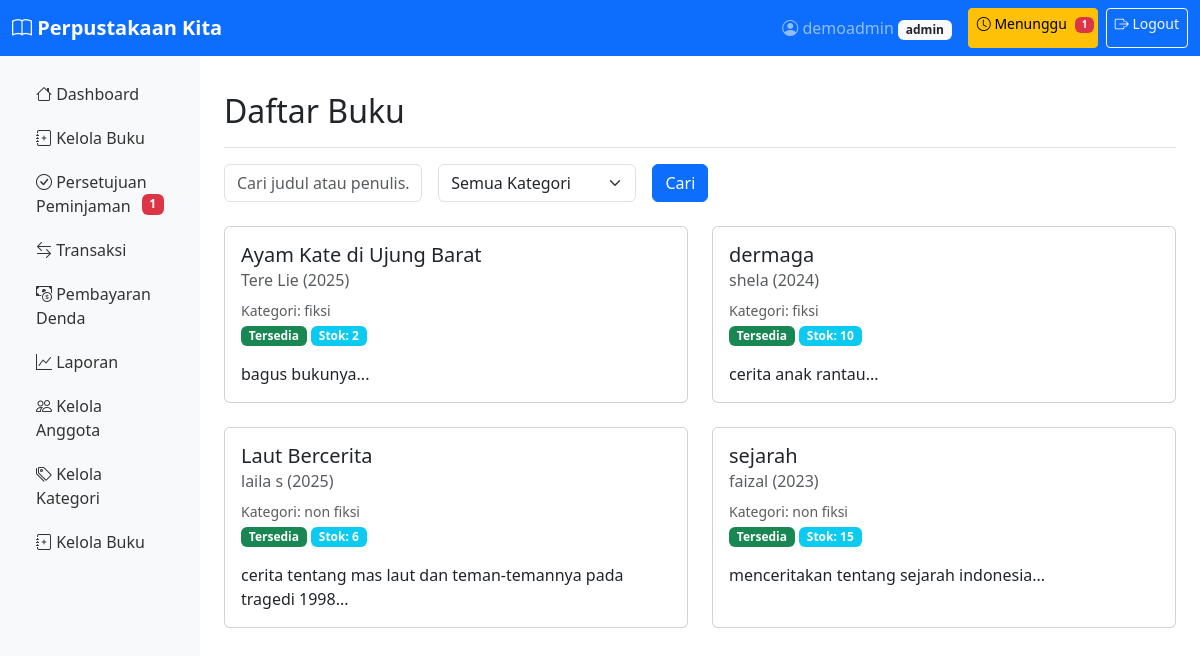
Page /buku.php (signed in) on the committed database.
### tables this page shows
CREATE TABLE IF NOT EXISTS `buku` (
  `id` int NOT NULL AUTO_INCREMENT,
  `judul` varchar(255) NOT NULL,
  `penulis` varchar(100) NOT NULL,
  `tahun_terbit` year DEFAULT NULL,
  `kategori_id` int DEFAULT NULL,
  `isbn` varchar(20) DEFAULT NULL,
  `stok` int DEFAULT '0',
  `deskripsi` text,
  `created_at` timestamp NULL DEFAULT CURRENT_TIMESTAMP,
  `updated_at` timestamp NULL DEFAULT CURRENT_TIMESTAMP ON UPDATE CURRENT_TIMESTAMP,
  PRIMARY KEY (`id`),
  KEY `kategori_id` (`kategori_id`),
  CONSTRAINT `buku_ibfk_1` FOREIGN KEY (`kategori_id`) REFERENCES `kategori` (`id`) ON DELETE SET NULL
);

CREATE TABLE IF NOT EXISTS `kategori` (
  `id` int NOT NULL AUTO_INCREMENT,
  `nama_kategori` varchar(50) NOT NULL,
  `deskripsi` text,
  `created_at` timestamp NULL DEFAULT CURRENT_TIMESTAMP,
  PRIMARY KEY (`id`)
);

### functions.php (called while the page is built, shortened)
<?php
require_once 'config.php';
function isLoggedIn() {
    return isset($_SESSION['user_id']);
}
function isAdmin() {
    return isset($_SESSION['role']) && $_SESSION['role'] === 'admin';
}
function isPustakawan() {
    return isset($_SESSION['role']) && ($_SESSION['role'] === 'pustakawan' || $_SESSION['role'] === 'admin');
}
function getJumlahPeminjamanMenunggu() {
    $sql = "SELECT COUNT(*) as total FROM peminjaman WHERE status_peminjaman = 'menunggu'";
    $result = fetchSingle($sql);
    return $result['total'] ?? 0;
}
?>

### config.php (called while the page is built, shortened)
<?php
$host = 'localhost';
$dbname = 'perpustakaan1';
$username = 'root';
$password = '';
try {
    $conn = mysqli_connect($host, $username, $password, $dbname);
} catch (Exception $e) {
    error_log($e->getMessage());
    die("Database connection error. Please try again later.");
}
function isConnectionOpen() {
    global $conn;
    return $conn && mysqli_ping($conn);
}
function query($sql, $params = []) {
    global $conn;
    if (empty($params)) {
        $result = mysqli_query($conn, $sql);
        return $result;
    }
    $stmt = mysqli_prepare($conn, $sql);
    return mysqli_stmt_get_result($stmt);
}
function fetchSingle($sql, $params = []) {
    $result = query($sql, $params);
    $row = mysqli_fetch_assoc($result);
    return $row;
}
?>

### buku.php (the view, shortened to what this page needs)
<?php
require_once 'config.php';
require_once 'functions.php';
$conn = mysqli_connect($host, $username, $password, $dbname);
$search = isset($_GET['search']) ? sanitize($_GET['search']) : '';
$kategori_id = isset($_GET['kategori_id']) ? (int)$_GET['kategori_id'] : 0;
$page = isset($_GET['page']) ? (int)$_GET['page'] : 1;
$limit = 10;
$offset = ($page - 1) * $limit;
$where = "";
$sql = "SELECT b.*, k.nama_kategori FROM buku b
        LEFT JOIN kategori k ON b.kategori_id = k.id
        $where
        ORDER BY b.judul
        LIMIT $limit OFFSET $offset";
$result = mysqli_query($conn, $sql);
$buku = [];
if ($result) {
    $buku = mysqli_fetch_all($result, MYSQLI_ASSOC);
}
?>
<?php include 'header.php'; ?>
<div class="d-flex justify-content-between flex-wrap flex-md-nowrap align-items-center pt-3 pb-2 mb-3 border-bottom">
    <h1 class="h2">Daftar Buku</h1>
</div>
<div class="row mb-4">
    <div class="col-md-8">
        <form method="GET" class="row g-3">
            <div class="col-md-4">
                <input type="text" name="search" class="form-control" placeholder="Cari judul atau penulis..." value="<?php echo $search; ?>">
            </div>
            <div class="col-md-4">
                <select name="kategori_id" class="form-select">
                    <option value="0">Semua Kategori</option>
                </select>
            </div>
            <div class="col-md-4">
                <button type="submit" class="btn btn-primary">Cari</button>
            </div>
        </form>
    </div>
</div>
<div class="row">
    <?php if (empty($buku)): ?>
    <div class="col-12">
        <div class="alert alert-warning">
            <?php echo (empty($search) && empty($kategori_id)) ? 'Belum ada buku tersedia.' : 'Buku tidak ditemukan.'; ?>
        </div>
    </div>
    <?php else: ?>
        <?php foreach ($buku as $b): ?>
        <div class="col-md-6 mb-4">
            <div class="card h-100">
                <div class="card-body">
                    <h5 class="card-title"><?php echo htmlspecialchars($b['judul']); ?></h5>
                    <h6 class="card-subtitle mb-2 text-muted"><?php echo htmlspecialchars($b['penulis']); ?> (<?php echo $b['tahun_terbit']; ?>)</h6>
                    <p class="card-text">
                        <small class="text-muted">Kategori: <?php echo htmlspecialchars($b['nama_kategori'] ?? '-'); ?></small><br>
                        <span class="badge bg-<?php echo $b['stok'] > 0 ? 'success' : 'danger'; ?>">
                            <?php echo $b['stok'] > 0 ? 'Tersedia' : 'Stok Habis'; ?>
                        </span>
                        <span class="badge bg-info">Stok: <?php echo $b['stok']; ?></span>
                    </p>
                    <p class="card-text"><?php echo substr(htmlspecialchars($b['deskripsi']), 0, 100) . '...'; ?></p>
                </div>
            </div>
        </div>
        <?php endforeach; ?>
    <?php endif; ?>
</div>
<?php
include 'footer.php';
?>

### header.php (shortened to what this page needs)
<?php
require_once 'functions.php';
?>
<!DOCTYPE html>
<html lang="id">
<head>
    <link href="https://cdn.jsdelivr.net/npm/bootstrap@5.3.0/dist/css/bootstrap.min.css" rel="stylesheet">
    <link rel="stylesheet" href="https://cdn.jsdelivr.net/npm/bootstrap-icons@1.10.0/font/bootstrap-icons.css">
</head>
<body>
    <?php if (isLoggedIn()): ?>
    <nav class="navbar navbar-expand-lg navbar-dark bg-primary">
        <div class="container-fluid">
            <a class="navbar-brand" href="dashboard.php">
                <i class="bi bi-book"></i> Perpustakaan Kita
            </a>
            <div class="navbar-nav ms-auto">
                <span class="navbar-text me-3">
                    <i class="bi bi-person-circle"></i>
                    <?php echo htmlspecialchars($_SESSION['nama']); ?>
                    <span class="badge bg-light text-dark"><?php echo htmlspecialchars($_SESSION['role']); ?></span>
                </span>
                <?php if (isPustakawan()): ?>
                <?php
                $jumlah_menunggu = getJumlahPeminjamanMenunggu();
                if ($jumlah_menunggu > 0): ?>
                <a href="approve_peminjaman.php" class="btn btn-warning btn-sm me-2 position-relative">
                    <i class="bi bi-clock"></i> Menunggu
                    <span class="badge-notification badge bg-danger"><?php echo $jumlah_menunggu; ?></span>
                </a>
                <?php endif; ?>
                <?php endif; ?>
                <a href="logout.php" class="btn btn-outline-light btn-sm">
                    <i class="bi bi-box-arrow-right"></i> Logout
                </a>
            </div>
        </div>
    </nav>
    <div class="container-fluid">
        <div class="row">
            <nav id="sidebarMenu" class="col-md-3 col-lg-2 d-md-block sidebar collapse">
                <div class="position-sticky pt-3">
                    <ul class="nav flex-column">
                        <li class="nav-item">
                            <a class="nav-link <?php echo basename($_SERVER['PHP_SELF']) == 'dashboard.php' ? 'active' : ''; ?>" href="dashboard.php">
                                <i class="bi bi-house"></i> Dashboard
                            </a>
                        </li>
                        <?php if (isPustakawan()): ?>
                        <li class="nav-item">
                            <a class="nav-link <?php echo basename($_SERVER['PHP_SELF']) == 'kelola_buku.php' ? 'active' : ''; ?>" href="kelola_buku.php">
                                <i class="bi bi-journal-plus"></i> Kelola Buku
                            </a>
                        </li>
                        <li class="nav-item">
                            <a class="nav-link <?php echo basename($_SERVER['PHP_SELF']) == 'approve_peminjaman.php' ? 'active' : ''; ?>" href="approve_peminjaman.php">
                                <i class="bi bi-check-circle"></i> Persetujuan Peminjaman
                                <?php
                                $jumlah_menunggu = getJumlahPeminjamanMenunggu();
                                if ($jumlah_menunggu > 0): ?>
                                <span class="badge bg-danger float-end"><?php echo $jumlah_menunggu; ?></span>
                                <?php endif; ?>
                            </a>
                        </li>
                        <li class="nav-item">
                            <a class="nav-link <?php echo basename($_SERVER['PHP_SELF']) == 'transaksi.php' ? 'active' : ''; ?>" href="transaksi.php">
                                <i class="bi bi-arrow-left-right"></i> Transaksi
                            </a>
                        </li>
                        <li class="nav-item">
                            <a class="nav-link <?php echo basename($_SERVER['PHP_SELF']) == 'pembayaran_denda.php' ? 'active' : ''; ?>" href="pembayaran_denda.php">
                                <i class="bi bi-cash-coin"></i> Pembayaran Denda
                            </a>
                        </li>
                        <li class="nav-item">
                            <a class="nav-link <?php echo basename($_SERVER['PHP_SELF']) == 'laporan.php' ? 'active' : ''; ?>" href="laporan.php">
                                <i class="bi bi-graph-up"></i> Laporan
                            </a>
                        </li>
                        <?php endif; ?>
                        <?php if (isAdmin()): ?>
                        <li class="nav-item">
                            <a class="nav-link <?php echo basename($_SERVER['PHP_SELF']) == 'kelola_anggota.php' ? 'active' : ''; ?>" href="kelola_anggota.php">
                                <i class="bi bi-people"></i> Kelola Anggota
                            </a>
                        </li>
                        <li class="nav-item">
                            <a class="nav-link <?php echo basename($_SERVER['PHP_SELF']) == 'kategori.php' ? 'active' : ''; ?>" href="kategori.php">
                                <i class="bi bi-tags"></i> Kelola Kategori
                            </a>
                        </li>
                        <li class="nav-item">
                            <a class="nav-link <?php echo basename($_SERVER['PHP_SELF']) == 'kelola_buku.php' ? 'active' : ''; ?>" href="kelola_buku.php">
                                <i class="bi bi-journal-plus"></i> Kelola Buku
                            </a>
                        </li>
                        <?php endif; ?>
                    </ul>
                </div>
            </nav>
            <main class="col-md-9 ms-sm-auto col-lg-10 px-md-4 main-content">
    <?php endif; ?>

### footer.php (shortened to what this page needs)
    <?php if (isLoggedIn()): ?>
            </main>
        </div>
    </div>
    <?php else: ?>
    </main>
    <?php endif; ?>
</body>
</html>

### header.php (style rules this page uses)
.navbar-brand { font-weight: bold; }
.sidebar { min-height: calc(100vh - 56px); background-color: #f8f9fa; }
.main-content { padding: 20px; background-color: #ffffff; }
.badge-notification { position: absolute; top: -5px; right: -5px; font-size: 0.7em; }
.sidebar .nav-link { color: #333; padding: 0.5rem 1rem; margin: 0.125rem 0.5rem; border-radius: 0.375rem; }

### rows in the picture
buku: judul "Ayam Kate di Ujung Barat", penulis "Tere Lie", tahun_terbit "2025", kategori.nama_kategori "fiksi", shows "Tersedia", stok "2", deskripsi "bagus bukunya"
buku: judul "dermaga", penulis "shela", tahun_terbit "2024", kategori.nama_kategori "fiksi", shows "Tersedia", stok "10", deskripsi "cerita anak rantau"
buku: judul "Laut Bercerita", penulis "laila s", tahun_terbit "2025", kategori.nama_kategori "non fiksi", shows "Tersedia", stok "6", deskripsi "cerita tentang mas laut dan teman-temannya pada tragedi 1998"
buku: judul "sejarah", penulis "faizal", tahun_terbit "2023", kategori.nama_kategori "non fiksi", shows "Tersedia", stok "15", deskripsi "menceritakan tentang sejarah indonesia"

### other values in the picture
$_SESSION['nama'] "demoadmin"
$_SESSION['role'] "admin"
$jumlah_menunggu "1"
